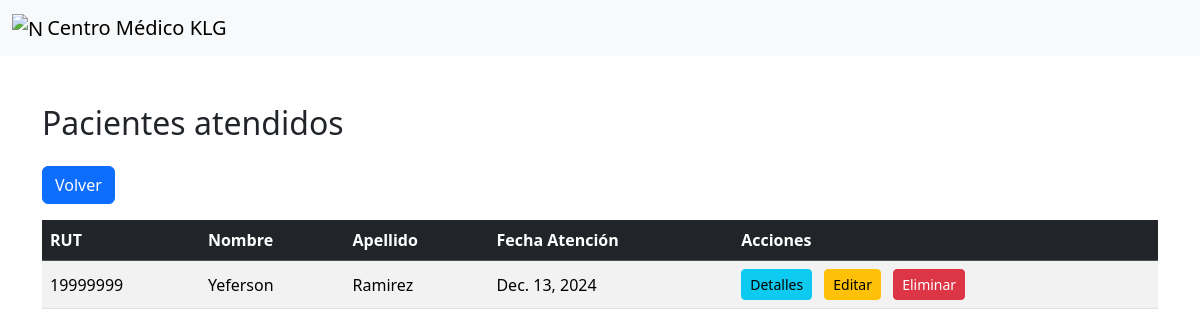
/fichas/ (signed in), run on the app's committed database.
### App/models.py (models this page shows, shortened)
class FichaMedica(models.Model):
    id_ficha = models.AutoField(primary_key=True)
    rut_paciente = models.CharField(max_length=20)
    nombre_paciente = models.CharField(max_length=255, blank=True, null=True)
    apellido_paciente = models.CharField(max_length=255, blank=True, null=True)
    rut_medico = models.ForeignKey(Medicos, on_delete=models.CASCADE)
    anamnesis = models.TextField(blank=True, null=True)
    diagnostico = models.TextField(blank=True, null=True)
    id_examen = models.ForeignKey(Examenes, on_delete=models.CASCADE, blank=True, null=True)
    id_producto = models.ForeignKey(Productos, on_delete=models.CASCADE, blank=True, null=True)
    fecha_atencion = models.DateField()

### App/views.py (the view)
# urls.py: path('fichas/', views.ficha_medica_list, name='ficha_medica_list'),
@login_required
def ficha_medica_list(request):
    fichas_medicas = FichaMedica.objects.all()
    return render(request, 'App/ficha_medica_list.html', {'ficha_medica_list': fichas_medicas})

### App/templates/App/ficha_medica_list.html (shortened to what this page needs)
{% extends "layout/base.html" %}
{% block content %}
<div class="container mt-5">
    <h2 class="mb-4">Pacientes atendidos</h2>
    <a href="{% url 'medic_menu' %}" class="btn btn-primary mb-3">Volver</a>
    <div class="table-responsive">
        <table class="table table-striped align-middle">
            <thead class="table-dark">
                <tr>
                    <th scope="col">RUT</th>
                    <th scope="col">Nombre</th>
                    <th scope="col">Apellido</th>
                    <th scope="col">Fecha Atención</th>
                    <th scope="col">Acciones</th>
                </tr>
            </thead>
            <tbody>
                {% for ficha in ficha_medica_list %}
                <tr>
                    <td>{{ ficha.rut_paciente }}</td>
                    <td>{{ ficha.nombre_paciente }}</td>
                    <td>{{ ficha.apellido_paciente }}</td>
                    <td>{{ ficha.fecha_atencion }}</td>
                    <td>
                        <a href="{% url 'ficha_medica_detail' ficha.pk %}" class="btn btn-info btn-sm me-2">Detalles</a>
                        <a href="{% url 'ficha_medica_edit' ficha.pk %}" class="btn btn-warning btn-sm me-2">Editar</a>
                        <form action="{% url 'ficha_medica_delete' ficha.pk %}" method="post" class="d-inline">
                            <button type="submit" class="btn btn-danger btn-sm">Eliminar</button>
                        </form>
                    </td>
                </tr>
                {% empty %}
                <tr>
                    <td colspan="5" class="text-center">No hay fichas médicas registradas.</td>
                </tr>
                {% endfor %}
            </tbody>
        </table>
    </div>
</div>
{% endblock %}

### data on the page
FichaMedica: rut_paciente "19999999", nombre_paciente "Yeferson", apellido_paciente "Ramirez", fecha_atencion "Dec. 13, 2024"
